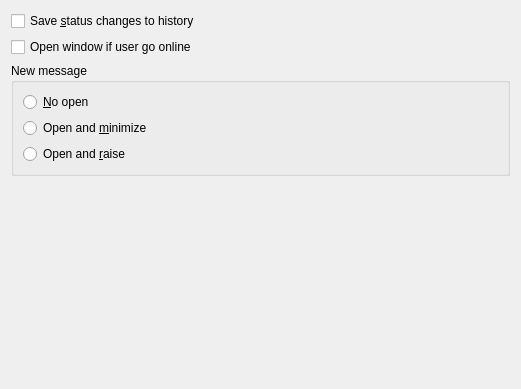
<?xml version="1.0" encoding="UTF-8"?>
<ui version="4.0">
 <class>MessageConfigBase</class>
 <widget class="QWidget" name="MessageConfigBase">
  <property name="geometry">
   <rect>
    <x>0</x>
    <y>0</y>
    <width>521</width>
    <height>389</height>
   </rect>
  </property>
  <property name="windowTitle">
   <string>Form1</string>
  </property>
  <layout class="QVBoxLayout" name="verticalLayout_2">
   <item>
    <widget class="QCheckBox" name="chkStatus">
     <property name="text">
      <string>Save &amp;status changes to history</string>
     </property>
    </widget>
   </item>
   <item>
    <widget class="QCheckBox" name="chkOnline">
     <property name="text">
      <string>Open window if user go online</string>
     </property>
    </widget>
   </item>
   <item>
    <widget class="QGroupBox" name="grpWindow">
     <property name="title">
      <string>New message</string>
     </property>
     <layout class="QVBoxLayout" name="verticalLayout">
      <item>
       <widget class="QRadioButton" name="btnNoOpen">
        <property name="text">
         <string>&amp;No open</string>
        </property>
       </widget>
      </item>
      <item>
       <widget class="QRadioButton" name="btnMinimize">
        <property name="text">
         <string>Open and &amp;minimize</string>
        </property>
       </widget>
      </item>
      <item>
       <widget class="QRadioButton" name="btnRaise">
        <property name="text">
         <string>Open and &amp;raise</string>
        </property>
       </widget>
      </item>
     </layout>
    </widget>
   </item>
   <item>
    <spacer name="Spacer7">
     <property name="orientation">
      <enum>Qt::Vertical</enum>
     </property>
     <property name="sizeType">
      <enum>QSizePolicy::Expanding</enum>
     </property>
     <property name="sizeHint" stdset="0">
      <size>
       <width>20</width>
       <height>20</height>
      </size>
     </property>
    </spacer>
   </item>
  </layout>
 </widget>
 <tabstops>
  <tabstop>chkStatus</tabstop>
  <tabstop>chkOnline</tabstop>
 </tabstops>
 <resources/>
 <connections/>
</ui>
